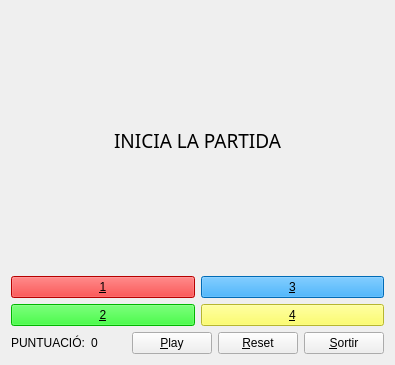
<?xml version="1.0" encoding="UTF-8"?>
<ui version="4.0">
 <class>MyForm</class>
 <widget class="QWidget" name="MyForm">
  <property name="geometry">
   <rect>
    <x>0</x>
    <y>0</y>
    <width>395</width>
    <height>365</height>
   </rect>
  </property>
  <property name="windowTitle">
   <string>Simon</string>
  </property>
  <layout class="QVBoxLayout" name="verticalLayout_3">
   <item>
    <layout class="QHBoxLayout" name="horizontalLayout_4">
     <item>
      <layout class="QVBoxLayout" name="verticalLayout_2">
       <item>
        <layout class="QHBoxLayout" name="horizontalLayout_3">
         <item>
          <widget class="MyLabel" name="label">
           <property name="font">
            <font>
             <family>0swald Medium</family>
             <pointsize>14</pointsize>
            </font>
           </property>
           <property name="layoutDirection">
            <enum>Qt::LeftToRight</enum>
           </property>
           <property name="text">
            <string>INICIA LA PARTIDA</string>
           </property>
           <property name="alignment">
            <set>Qt::AlignCenter</set>
           </property>
          </widget>
         </item>
        </layout>
       </item>
      </layout>
     </item>
    </layout>
   </item>
   <item>
    <layout class="QGridLayout" name="gridLayout">
     <item row="0" column="0">
      <widget class="QPushButton" name="pushButton_7">
       <property name="styleSheet">
        <string notr="true">background-color: rgb(255, 0, 0)</string>
       </property>
       <property name="text">
        <string>&amp;1</string>
       </property>
      </widget>
     </item>
     <item row="1" column="1">
      <widget class="QPushButton" name="pushButton_4">
       <property name="styleSheet">
        <string notr="true">background-color: rgb(255, 255, 67)</string>
       </property>
       <property name="text">
        <string>&amp;4</string>
       </property>
      </widget>
     </item>
     <item row="0" column="1">
      <widget class="QPushButton" name="pushButton_5">
       <property name="styleSheet">
        <string notr="true">background-color: rgb(0, 150, 255)</string>
       </property>
       <property name="text">
        <string>&amp;3</string>
       </property>
      </widget>
     </item>
     <item row="1" column="0">
      <widget class="QPushButton" name="pushButton_6">
       <property name="styleSheet">
        <string notr="true">background-color: rgb(0, 255, 0)</string>
       </property>
       <property name="text">
        <string>&amp;2</string>
       </property>
      </widget>
     </item>
    </layout>
   </item>
   <item>
    <layout class="QHBoxLayout" name="horizontalLayout">
     <item>
      <widget class="QLabel" name="label_2">
       <property name="text">
        <string>PUNTUACIÓ:</string>
       </property>
      </widget>
     </item>
     <item>
      <widget class="QLabel" name="label_3">
       <property name="text">
        <string>0</string>
       </property>
      </widget>
     </item>
     <item>
      <spacer name="horizontalSpacer">
       <property name="orientation">
        <enum>Qt::Horizontal</enum>
       </property>
       <property name="sizeHint" stdset="0">
        <size>
         <width>40</width>
         <height>20</height>
        </size>
       </property>
      </spacer>
     </item>
     <item>
      <widget class="QPushButton" name="pushButton_3">
       <property name="text">
        <string>&amp;Play</string>
       </property>
      </widget>
     </item>
     <item>
      <widget class="QPushButton" name="pushButton_2">
       <property name="text">
        <string>&amp;Reset</string>
       </property>
      </widget>
     </item>
     <item>
      <widget class="QPushButton" name="pushButton">
       <property name="text">
        <string>&amp;Sortir</string>
       </property>
      </widget>
     </item>
    </layout>
   </item>
  </layout>
 </widget>
 <customwidgets>
  <customwidget>
   <class>MyLabel</class>
   <extends>QLabel</extends>
   <header>MyLabel.h</header>
   <slots>
    <signal>cambiarcolor()</signal>
    <signal>puntuacion(QString)</signal>
    <slot>set_text(QString)</slot>
    <slot>set_length(int)</slot>
    <slot>iniciar()</slot>
    <slot>resetear()</slot>
    <slot>mostrarSecuencia()</slot>
    <slot>setStyleSheet(Qstring)</slot>
    <slot>boton1()</slot>
    <slot>boton3()</slot>
    <slot>boton4()</slot>
    <slot>boton2()</slot>
   </slots>
  </customwidget>
 </customwidgets>
 <resources/>
 <connections>
  <connection>
   <sender>pushButton</sender>
   <signal>clicked()</signal>
   <receiver>MyForm</receiver>
   <slot>close()</slot>
   <hints>
    <hint type="sourcelabel">
     <x>384</x>
     <y>312</y>
    </hint>
    <hint type="destinationlabel">
     <x>394</x>
     <y>115</y>
    </hint>
   </hints>
  </connection>
  <connection>
   <sender>pushButton_3</sender>
   <signal>clicked()</signal>
   <receiver>label</receiver>
   <slot>iniciar()</slot>
   <hints>
    <hint type="sourcelabel">
     <x>212</x>
     <y>312</y>
    </hint>
    <hint type="destinationlabel">
     <x>132</x>
     <y>54</y>
    </hint>
   </hints>
  </connection>
  <connection>
   <sender>pushButton_2</sender>
   <signal>clicked()</signal>
   <receiver>label</receiver>
   <slot>resetear()</slot>
   <hints>
    <hint type="sourcelabel">
     <x>294</x>
     <y>301</y>
    </hint>
    <hint type="destinationlabel">
     <x>118</x>
     <y>75</y>
    </hint>
   </hints>
  </connection>
  <connection>
   <sender>label</sender>
   <signal>puntuacion(QString)</signal>
   <receiver>label_3</receiver>
   <slot>setText(QString)</slot>
   <hints>
    <hint type="sourcelabel">
     <x>96</x>
     <y>73</y>
    </hint>
    <hint type="destinationlabel">
     <x>100</x>
     <y>295</y>
    </hint>
   </hints>
  </connection>
  <connection>
   <sender>pushButton_7</sender>
   <signal>clicked()</signal>
   <receiver>label</receiver>
   <slot>boton1()</slot>
   <hints>
    <hint type="sourcelabel">
     <x>65</x>
     <y>156</y>
    </hint>
    <hint type="destinationlabel">
     <x>56</x>
     <y>94</y>
    </hint>
   </hints>
  </connection>
  <connection>
   <sender>pushButton_5</sender>
   <signal>clicked()</signal>
   <receiver>label</receiver>
   <slot>boton3()</slot>
   <hints>
    <hint type="sourcelabel">
     <x>252</x>
     <y>148</y>
    </hint>
    <hint type="destinationlabel">
     <x>250</x>
     <y>94</y>
    </hint>
   </hints>
  </connection>
  <connection>
   <sender>pushButton_4</sender>
   <signal>clicked()</signal>
   <receiver>label</receiver>
   <slot>boton4()</slot>
   <hints>
    <hint type="sourcelabel">
     <x>304</x>
     <y>206</y>
    </hint>
    <hint type="destinationlabel">
     <x>315</x>
     <y>98</y>
    </hint>
   </hints>
  </connection>
  <connection>
   <sender>pushButton_6</sender>
   <signal>clicked()</signal>
   <receiver>label</receiver>
   <slot>boton2()</slot>
   <hints>
    <hint type="sourcelabel">
     <x>109</x>
     <y>197</y>
    </hint>
    <hint type="destinationlabel">
     <x>160</x>
     <y>98</y>
    </hint>
   </hints>
  </connection>
 </connections>
</ui>
